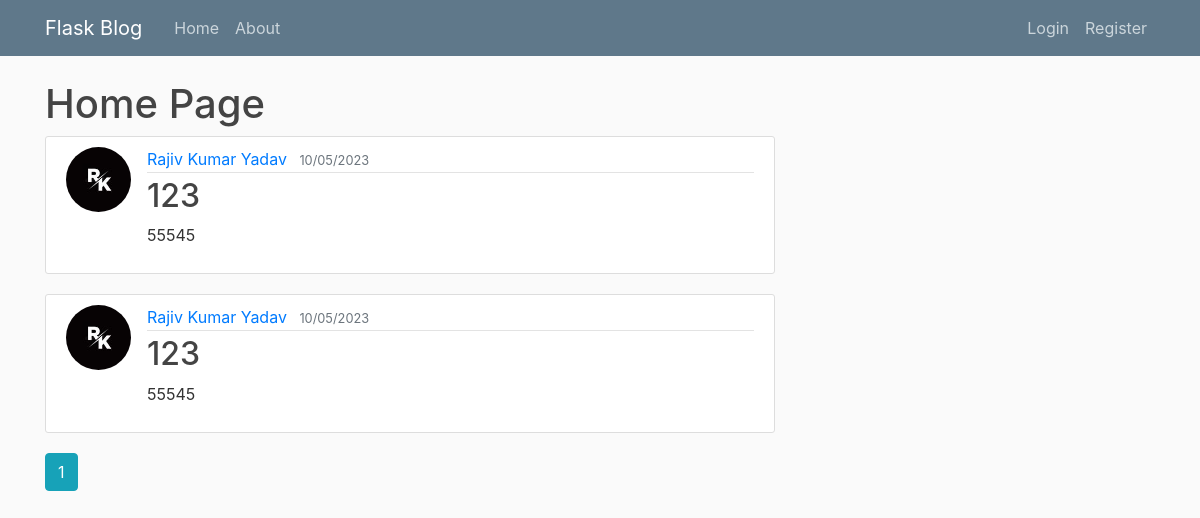
The app's page /home, older data.
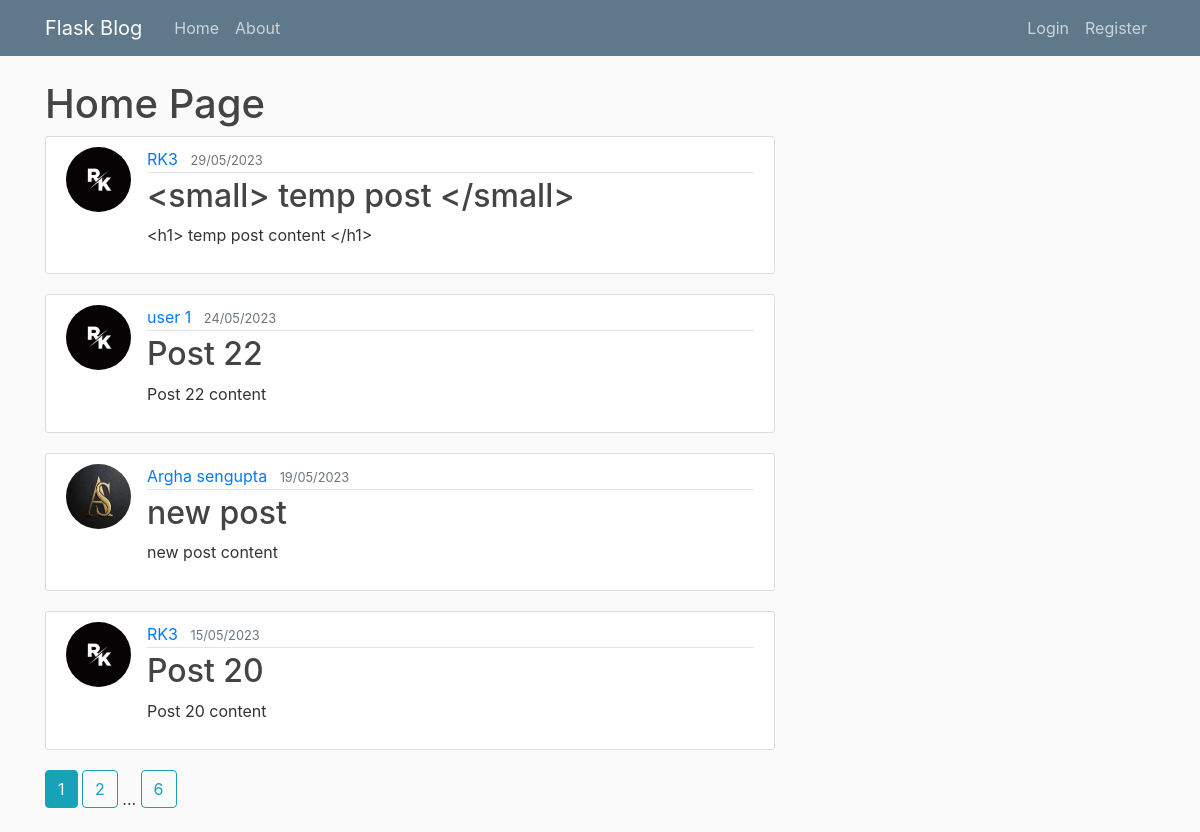
The same page, newer data.
### flaskblog/model.py (models this page shows, shortened)
class Post(db.Model):
    id = db.Column(db.Integer,primary_key = True)
    title = db.Column(db.String(100),nullable = False)
    date_posted = db.Column(db.DateTime,nullable = False,default = datetime.utcnow)
    content = db.Column(db.Text,nullable = False)
    user_id = db.Column(db.Integer,db.ForeignKey('user.id'),nullable = False)

class User(db.Model,UserMixin):
    id = db.Column(db.Integer,primary_key = True)
    firstname = db.Column(db.String(20),nullable = False)
    lastname = db.Column(db.String(20),nullable = False,default = "")
    username = db.Column(db.String(20),unique = True,nullable = False)
    email = db.Column(db.String(120),unique = True,nullable = False)
    image_file = db.Column(db.String(20),nullable = False, default = 'default.jpg')
    password = db.Column(db.String(60),nullable = False)
    posts = db.relationship("Post",backref = "author",lazy = True)

### flaskblog/routes.py (the view)
@app.route("/")
@app.route("/home")
def home():
    page = request.args.get('page',1,type=int)
    p = Post.query.order_by(Post.date_posted.desc()).paginate(per_page=4,page=page)
    return render_template("home.html",post=p)

### flaskblog/templates/home.html (shortened to what this page needs)
{% extends "layout.html" %}
{% block content %}
    <h1>Home Page</h1>
    {% for p in post.items %}
    <article class="media content-section">
        <img class="rounded-circle article-img" src="{{ url_for('static',filename = 'profile_pics/' + p.author.image_file) }}" alt="">
        <div class="media-body">
          <div class="article-metadata">
            <a class="mr-2" href="{{url_for('account',account_id = p.author.id)}}">{{ p.author.firstname }} {{p.author.lastname}}</a>
            <small class="text-muted">{{ p.date_posted.strftime("%d/%m/%Y") }}</small>
          </div>
          <h2><a class="article-title" href="{{ url_for('post', post_id = p.id) }}">{{ p.title }}</a></h2>
          <p class="article-content">{{ p.content }}</p>
        </div>
    </article>
    {% endfor %}
    {% for page_num in post.iter_pages(left_edge=1,right_edge=1,left_current=1,right_current = 1) %}
        {% if page_num %}
            {% if post.page == page_num %}
                <a class="btn btn-info mb-4" href="{{url_for('home',page=page_num)}}">{{page_num}}</a>
            {% else %}
                <a class="btn btn-outline-info mb-4" href="{{url_for('home',page=page_num)}}">{{page_num}}</a>
            {% endif %}
        {% else %}
            ...
        {% endif %}
    {% endfor %}
{% endblock content %}

### flaskblog/templates/layout.html (shortened to what this page needs)
<!DOCTYPE html>
<html lang="en">
<head>
    <link rel="stylesheet" href="https://maxcdn.bootstrapcdn.com/bootstrap/4.0.0/css/bootstrap.min.css">
    <link rel="stylesheet" href="https://cdn.jsdelivr.net/npm/bootstrap@4.3.1/dist/css/bootstrap.min.css">
    <link rel="stylesheet" type="text/css" href="{{ url_for('static',filename='main.css')}}">
</head>
<body>
    <header class="site-header">
        <nav class="navbar navbar-expand-md navbar-dark bg-steel fixed-top">
          <div class="container">
            <a class="navbar-brand mr-4" href="/">Flask Blog</a>
            <div class="collapse navbar-collapse" id="navbarToggle">
              <div class="navbar-nav mr-auto">
                <a class="nav-item nav-link" href="{{ url_for('home')}}">Home</a>
                <a class="nav-item nav-link" href="{{ url_for('about')}}">About</a>
              </div>
              <div class="navbar-nav">
                {% if current_user.is_authenticated %}
                <a class="nav-item nav-link" href="{{ url_for('new_post')}}">New Post</a>
                <a class="nav-item nav-link" href="{{ url_for('account',account_id = current_user.id)}}">Account</a>
                  <a class="nav-item nav-link" href="{{ url_for('logout')}}">Logout</a>
                {% else %}
                  <a class="nav-item nav-link" href="{{ url_for('login')}}">Login</a>
                  <a class="nav-item nav-link" href="{{ url_for('register')}}">Register</a>
                {% endif %}
              </div>
            </div>
          </div>
        </nav>
      </header>
      <main role="main" class="container">
        <div class="row">
          <div class="col-md-8">
            {% block content %}{% endblock %}
          </div>
        </div>
      </main>
</body>
</html>

### flaskblog/static/main.css (style rules this page uses)
body { background: #fafafa; color: #333333; margin-top: 5rem; }
h1, h2, h3, h4, h5, h6 { color: #444444; }
.bg-steel { background-color: #5f788a; }
.site-header .navbar-nav .nav-link { color: #cbd5db; }
.content-section { background: #ffffff; padding: 10px 20px; border: 1px solid #dddddd; border-radius: 3px; margin-bottom: 20px; }
.article-title { color: #444444; }
.article-content { white-space: pre-line; }
.article-img { height: 65px; width: 65px; margin-right: 16px; }
.article-metadata { padding-bottom: 1px; margin-bottom: 4px; border-bottom: 1px solid #e3e3e3 }

Row changes from the older to the newer data that the page shows:
no longer on this page (row edited): Post: image_file (picture), author.firstname "Rajiv", author.lastname "Kumar Yadav", date_posted "10/05/2023", title "123", content "55545"
no longer on this page (row edited): Post: image_file (picture), author.firstname "Rajiv", author.lastname "Kumar Yadav", date_posted "10/05/2023", title "123", content "55545"
added Post: image_file (placeholder picture), author.firstname "RK3", date_posted "29/05/2023", title "<small> temp post </small>", content "<h1> temp post content </h1>"
added Post: image_file (placeholder picture), author.firstname "user", author.lastname "1", date_posted "24/05/2023", title "Post 22", content "Post 22 content"
added Post: image_file (picture), author.firstname "Argha", author.lastname "sengupta", date_posted "19/05/2023", title "new post", content "new post content"
added Post: image_file (placeholder picture), author.firstname "RK3", date_posted "15/05/2023", title "Post 20", content "Post 20 content"
Text that changed along with them:
new list line: "2"
new list line: "6"
